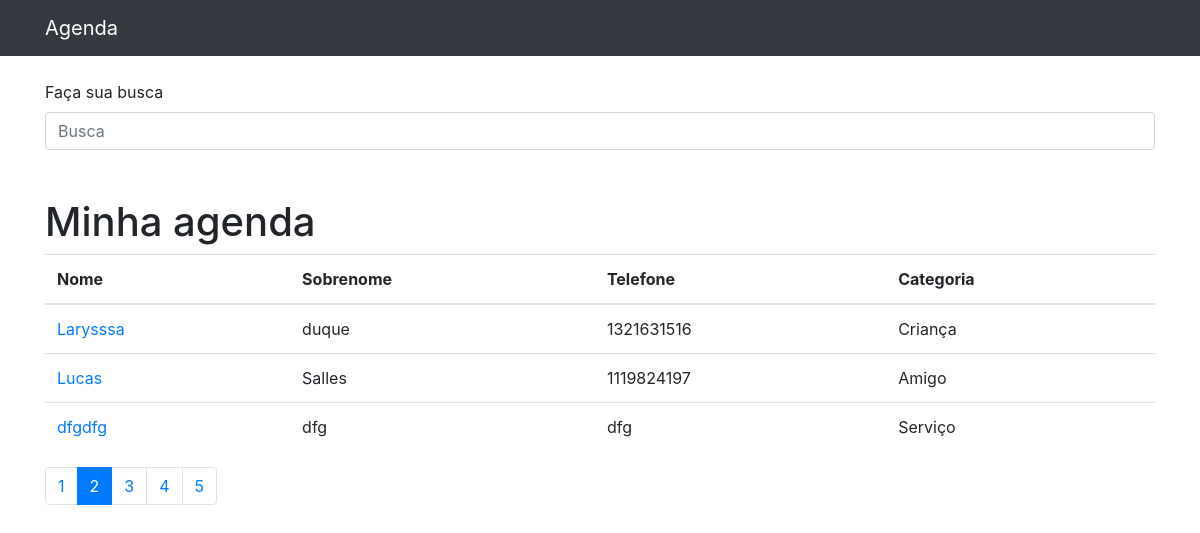
Screenshot of /?p=2&termo= with the database file from the repository.
### contatos/models.py (models this page shows, shortened)
class Contato(models.Model):
    nome = models.CharField(max_length=30)
    sobrenome = models.CharField(max_length=30, blank=True)
    telefone = models.CharField(max_length=10)
    email = models.CharField(max_length=30, blank=True)
    data_criacao = models.DateTimeField(default=timezone.now())
    descricao = models.TextField(blank=True)
    categoria = models.ForeignKey(Categoria, on_delete=models.DO_NOTHING)
    mostar = models.BooleanField(default=True)
    foto = models.ImageField(blank=True, upload_to='fotos/%Y/%m')

class Categoria(models.Model):
    nome = models.CharField(max_length=30)
    def __str__(self):
        return self.nome

### contatos/views.py (the view)
# urls.py: path('', views.index, name='index'),
def index(request):
    contatos_list = Contato.objects.order_by('nome')
    paginator = Paginator(contatos_list, 3)
    page = request.GET.get('p')
    contatos = paginator.get_page(page)
    return render(request, 'contatos/index.html', {
        'contatos': contatos
    })

### contatos/templates/contatos/index.html
{% extends 'base.html' %}}
{% block conteudo %}
<h1 class="mt-5">Minha agenda</h1>
<table class="table">
  <thead>
    <tr>
      <th>Nome</th>
      <th>Sobrenome</th>
      <th>Telefone</th>
      <th>Categoria</th>
    </tr>
  </thead>
  <tbody>
    {% for contato in contatos %}
      {% if contato.mostar %}
        <tr>
          <td>
            <a href="{% url 'show_contato' contato.id %}"> {{contato.nome}}</a>
          </td>
          <td>{{contato.sobrenome}}</td>
          <td>{{contato.telefone}}</td>
          <td>{{contato.categoria}}</td>
        </tr>
      {% endif %}
    {% endfor %}
  </tbody>
</table>
<nav aria-label="Page navigation example">
  <ul class="pagination">
    {% for page in contatos.paginator.page_range %}
      {% if contatos.number == page%}
        <li class="page-item active">
          <a class="page-link " href="?p={{page}}&termo={{request.GET.termo}}">{{page}}</a>
        </li>
      {% else %}
        <li class="page-item ">
          <a class="page-link " href="?p={{page}}&termo={{request.GET.termo}}">{{page}}</a>
        </li>
      {% endif%}
    {% endfor %}
  </ul>
</nav>
{% endblock %}

### rows the page displays
Contato: nome "Larysssa", sobrenome "duque", telefone "1321631516", categoria "Criança"
Contato: nome "Lucas", sobrenome "Salles", telefone "1119824197", categoria "Amigo"
Contato: nome "dfgdfg", sobrenome "dfg", telefone "dfg", categoria "Serviço"

### other values shown
{{ page }} "1" "3" "4" "5"
{{ page }} "2"
